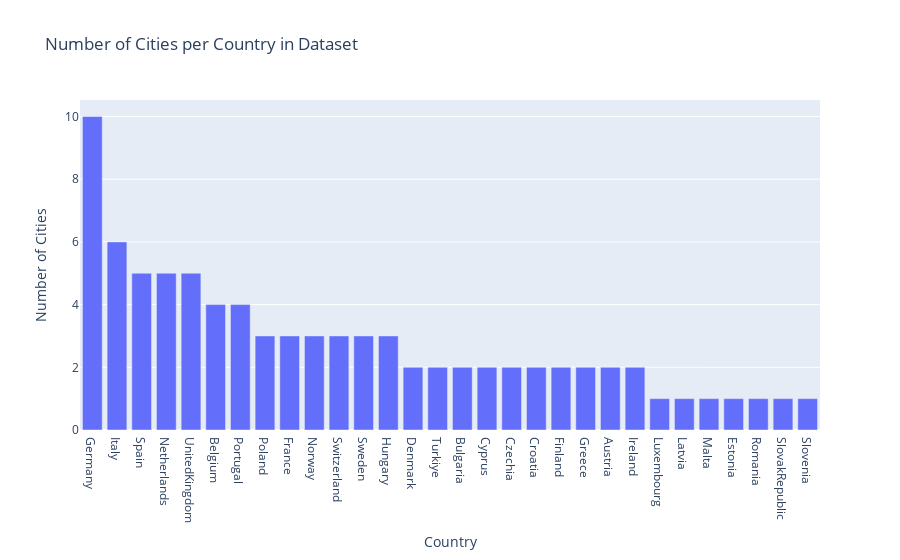

Notebook code for this chart:
### Code cell
fig = px.bar(x=country_frequency.index,
             y=country_frequency.values,
             labels={'x': 'Country', 'y': 'Number of Cities'}, 
             title='Number of Cities per Country in Dataset') 
fig.show()

### Figure 1 — Plotly figure (JSON) as saved in the notebook; plotly's stock layout.template omitted (floating-point values rounded to 4 significant figures)
{"data": [{"hovertemplate": "Country=%{x}<br>Number of Cities=%{y}<extra></extra>", "legendgroup": "", "marker": {"color": "#636efa", "pattern": {"shape": ""}}, "name": "", "orientation": "v", "showlegend": false, "textposition": "auto", "type": "bar", "x": ["Germany", "Italy", "Spain", "Netherlands", "UnitedKingdom", "Belgium", "Portugal", "Poland", "France", "Norway", "Switzerland", "Sweden", "Hungary", "Denmark", "Turkiye", "Bulgaria", "Cyprus", "Czechia", "Croatia", "Finland", "Greece", "Austria", "Ireland", "Luxembourg", "Latvia", "Malta", "Estonia", "Romania", "SlovakRepublic", "Slovenia"], "xaxis": "x", "y": [10, 6, 5, 5, 5, 4, 4, 3, 3, 3, 3, 3, 3, 2, 2, 2, 2, 2, 2, 2, 2, 2, 2, 1, 1, 1, 1, 1, 1, 1], "yaxis": "y"}], "layout": {"barmode": "relative", "legend": {"tracegroupgap": 0}, "title": {"text": "Number of Cities per Country in Dataset"}, "xaxis": {"anchor": "y", "domain": [0, 1], "title": {"text": "Country"}}, "yaxis": {"anchor": "x", "domain": [0, 1], "title": {"text": "Number of Cities"}}}}
